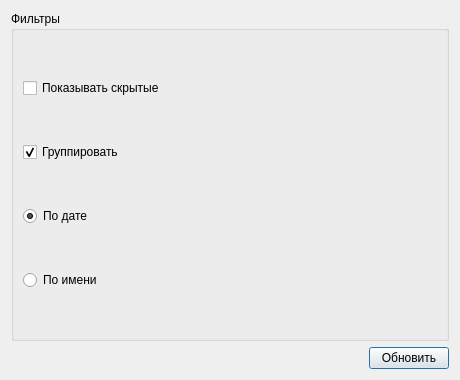
<?xml version="1.0" encoding="UTF-8"?>
<ui version="4.0"><class>Dialog</class><widget class="QDialog" name="Dialog"><property name="geometry"><rect><x>0</x><y>0</y><width>460</width><height>380</height></rect></property><property name="windowTitle"><string>#138 mixed/223_checks_panel</string></property><layout class="QVBoxLayout" name="verticalLayout"><property name="leftMargin"><number>11</number></property><property name="topMargin"><number>11</number></property><property name="rightMargin"><number>11</number></property><property name="bottomMargin"><number>11</number></property><property name="spacing"><number>6</number></property><item><widget class="QGroupBox" name="g1"><property name="title"><string>Фильтры</string></property><layout class="QVBoxLayout" name="g1Layout"><property name="leftMargin"><number>9</number></property><property name="topMargin"><number>9</number></property><property name="rightMargin"><number>9</number></property><property name="bottomMargin"><number>9</number></property><property name="spacing"><number>6</number></property><item><widget class="QCheckBox" name="c1"><property name="text"><string>Показывать скрытые</string></property><property name="checked"><bool>false</bool></property></widget></item><item><widget class="QCheckBox" name="c2"><property name="text"><string>Группировать</string></property><property name="checked"><bool>true</bool></property></widget></item><item><widget class="QRadioButton" name="r1"><property name="text"><string>По дате</string></property><property name="checked"><bool>true</bool></property></widget></item><item><widget class="QRadioButton" name="r2"><property name="text"><string>По имени</string></property><property name="checked"><bool>false</bool></property></widget></item></layout></widget></item><item><layout class="QHBoxLayout" name="buttons"><property name="leftMargin"><number>0</number></property><property name="topMargin"><number>0</number></property><property name="rightMargin"><number>0</number></property><property name="bottomMargin"><number>0</number></property><property name="spacing"><number>6</number></property><item><spacer name="horizontalSpacer"><property name="orientation"><enum>Qt::Orientation::Horizontal</enum></property><property name="sizeHint" stdset="0"><size><width>40</width><height>20</height></size></property></spacer></item><item><widget class="QPushButton" name="ok"><property name="text"><string>Обновить</string></property></widget></item></layout></item></layout></widget></ui>
